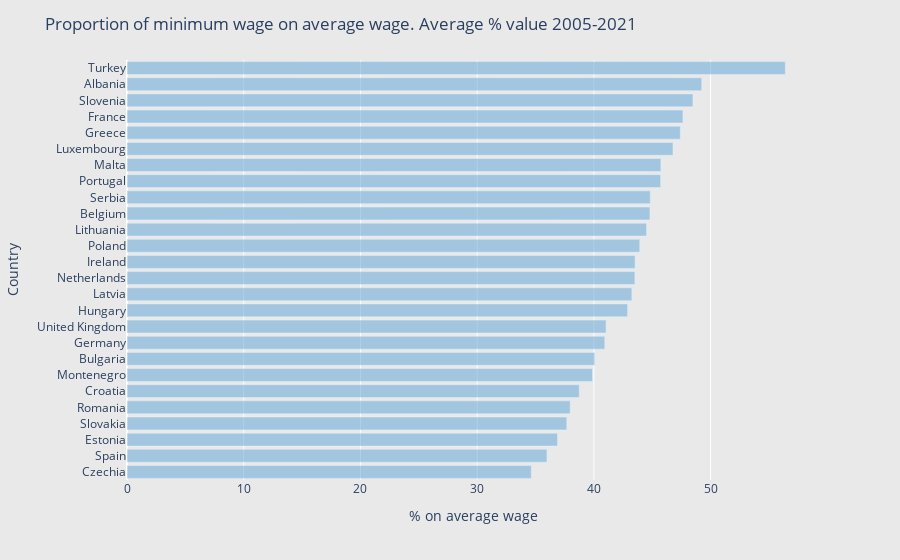

Source (notebook cell):
### Code cell
fig = px.bar(avg_min_wage_by_country.dropna(), 
             y='name', 
             x='avg_min_wage', 
             orientation='h'
            )
fig.update_layout(title='Proportion of minimum wage on average wage. Average % value 2005-2021',
                  height=700, 
                  yaxis={'categoryorder':'total ascending','title':'Country'}, 
                  xaxis={'title':'% on average wage'},
                  paper_bgcolor='rgb(233,233,233)',
                  plot_bgcolor='rgb(233,233,233)',
                 )
fig.update_traces(marker_color='rgba(93, 164, 214, 0.5)')
fig.show()

### Figure 1 — Plotly figure (JSON) as saved in the notebook; plotly's stock layout.template omitted (floating-point values rounded to 4 significant figures)
{"data": [{"alignmentgroup": "True", "hovertemplate": "avg_min_wage=%{x}<br>name=%{y}<extra></extra>", "legendgroup": "", "marker": {"color": "rgba(93, 164, 214, 0.5)"}, "name": "", "offsetgroup": "", "orientation": "h", "showlegend": false, "textposition": "auto", "type": "bar", "x": [44.8, 40.07, 49.23, 34.63, 40.93, 36.88, 47.4, 35.98, 47.63, 38.74, 42.88, 43.53, 48.48, 44.51, 46.78, 43.25, 39.88, 45.74, 43.51, 37.68, 43.93, 45.72, 37.97, 44.82, 56.4, 41.04], "xaxis": "x", "y": ["Belgium", "Bulgaria", "Albania", "Czechia", "Germany", "Estonia", "Greece", "Spain", "France", "Croatia", "Hungary", "Ireland", "Slovenia", "Lithuania", "Luxembourg", "Latvia", "Montenegro", "Malta", "Netherlands", "Slovakia", "Poland", "Portugal", "Romania", "Serbia", "Turkey", "United Kingdom"], "yaxis": "y"}], "layout": {"autosize": true, "barmode": "relative", "legend": {"tracegroupgap": 0}, "margin": {"t": 60}, "paper_bgcolor": "rgb(233,233,233)", "plot_bgcolor": "rgb(233,233,233)", "title": {"text": "Proportion of minimum wage on average wage. Average % value 2005-2021"}, "xaxis": {"anchor": "y", "autorange": true, "domain": [0, 1], "range": [0, 59.37], "title": {"text": "% on average wage"}, "type": "linear"}, "yaxis": {"anchor": "x", "autorange": true, "categoryorder": "total ascending", "domain": [0, 1], "range": [-0.5, 25.5], "title": {"text": "Country"}, "type": "category"}}}
